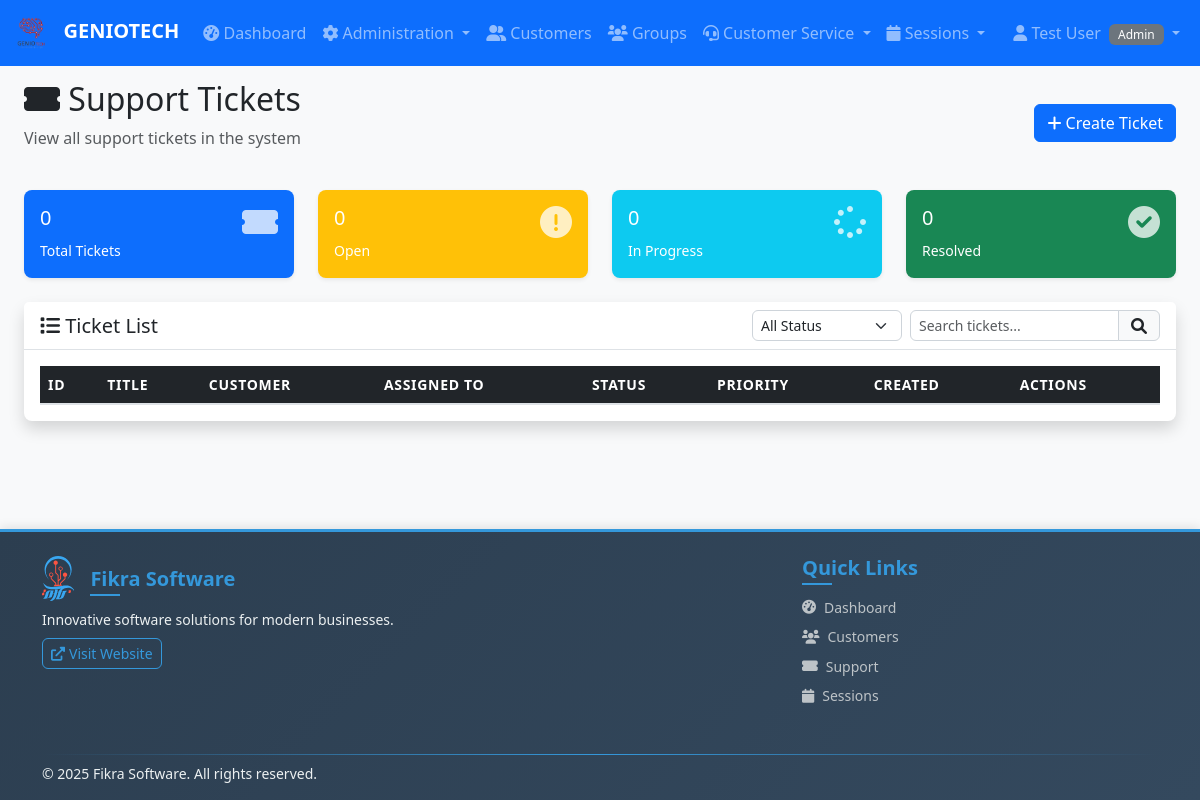
Page /tickets (signed in) on the committed database.
### app.py (models this page shows)
class User(UserMixin, db.Model):
    id = db.Column(db.Integer, primary_key=True)
    username = db.Column(db.String(80), unique=True, nullable=False)
    email = db.Column(db.String(120), unique=True, nullable=False)
    password_hash = db.Column(db.String(120), nullable=False)
    role = db.Column(db.String(20), nullable=False)  # admin, instructor, customer_service
    first_name = db.Column(db.String(50), nullable=False)
    last_name = db.Column(db.String(50), nullable=False)
    created_at = db.Column(db.DateTime, default=datetime.utcnow)
    is_active = db.Column(db.Boolean, default=True)

### app.py (the view, shortened to what this page needs)
@app.route('/tickets')
@login_required
def tickets():
    status_priority = {
        'urgent': 0,
        'open': 1,
        'in_progress': 2,
        'resolved': 3,
        'closed': 4
    }
    if current_user.role == 'customer_service':
        tickets_query = Ticket.query.filter_by(assigned_to_id=current_user.id)
    else:
        tickets_query = Ticket.query
    tickets = tickets_query.all()
    priority_order = {'urgent': 0, 'high': 1, 'medium': 2, 'low': 3}
    tickets.sort(key=lambda t: (
        status_priority.get(t.status, 5),  # Status priority (resolved/closed go to bottom)
        priority_order.get(t.priority, 4),  # Priority level
        -t.id  # Newer tickets first (negative for descending order)
    ))
    return render_template('tickets.html', tickets=tickets)

### app.py (called while the page is built)
@login_manager.user_loader
def load_user(user_id):
    return User.query.get(int(user_id))

### templates/tickets.html (shortened to what this page needs)
{% extends "base.html" %}
{% block content %}
<div class="container-fluid">
    <div class="row">
        <div class="col-12">
            <div class="d-flex justify-content-between align-items-center mb-4">
                <div>
                    <h2><i class="fas fa-ticket-alt"></i> Support Tickets</h2>
                    <p class="text-muted">
                        {% if current_user.role == 'customer_service' %}
                        Manage your assigned support tickets
                        {% else %}
                        View all support tickets in the system
                        {% endif %}
                    </p>
                </div>
                <a href="{{ url_for('add_ticket') }}" class="btn btn-primary">
                    <i class="fas fa-plus"></i> Create Ticket
                </a>
            </div>
        </div>
    </div>
    <div class="row mb-4">
        <div class="col-md-3">
            <div class="card bg-primary text-white">
                <div class="card-body">
                    <div class="d-flex justify-content-between">
                        <div>
                            <h5>{{ tickets|length }}</h5>
                            <small>Total Tickets</small>
                        </div>
                        <i class="fas fa-ticket-alt fa-2x opacity-75"></i>
                    </div>
                </div>
            </div>
        </div>
        <div class="col-md-3">
            <div class="card bg-warning text-white">
                <div class="card-body">
                    <div class="d-flex justify-content-between">
                        <div>
                            <h5>{{ tickets|selectattr('status', 'eq', 'open')|list|length }}</h5>
                            <small>Open</small>
                        </div>
                        <i class="fas fa-exclamation-circle fa-2x opacity-75"></i>
                    </div>
                </div>
            </div>
        </div>
        <div class="col-md-3">
            <div class="card bg-info text-white">
                <div class="card-body">
                    <div class="d-flex justify-content-between">
                        <div>
                            <h5>{{ tickets|selectattr('status', 'eq', 'in_progress')|list|length }}</h5>
                            <small>In Progress</small>
                        </div>
                        <i class="fas fa-spinner fa-2x opacity-75"></i>
                    </div>
                </div>
            </div>
        </div>
        <div class="col-md-3">
            <div class="card bg-success text-white">
                <div class="card-body">
                    <div class="d-flex justify-content-between">
                        <div>
                            <h5>{{ tickets|selectattr('status', 'eq', 'resolved')|list|length }}</h5>
                            <small>Resolved</small>
                        </div>
                        <i class="fas fa-check-circle fa-2x opacity-75"></i>
                    </div>
                </div>
            </div>
        </div>
    </div>
    <div class="row">
        <div class="col-12">
            <div class="card shadow">
                <div class="card-header">
                    <div class="d-flex justify-content-between align-items-center">
                        <h5 class="card-title mb-0"><i class="fas fa-list"></i> Ticket List</h5>
                        <div class="d-flex gap-2">
                            <select class="form-select form-select-sm" id="statusFilter" style="width: 150px;">
                                <option value="">All Status</option>
                            </select>
                            <div class="input-group" style="width: 250px;">
                                <input type="text" class="form-control form-control-sm" id="searchInput"
                                    placeholder="Search tickets...">
                                <span class="input-group-text"><i class="fas fa-search"></i></span>
                            </div>
                        </div>
                    </div>
                </div>
                <div class="card-body">
                    <div class="table-responsive">
                        <table class="table table-striped table-hover" id="ticketsTable">
                            <thead class="table-dark">
                                <tr>
                                    <th>ID</th>
                                    <th>Title</th>
                                    <th>Customer</th>
                                    <th>Assigned To</th>
                                    <th>Status</th>
                                    <th>Priority</th>
                                    <th>Created</th>
                                    <th>Actions</th>
                                </tr>
                            </thead>
                        </table>
                    </div>
                </div>
            </div>
        </div>
    </div>
</div>
{% endblock %}

### templates/base.html (shortened to what this page needs)
<!DOCTYPE html>
<html lang="en">
<head>
    <link href="https://cdn.jsdelivr.net/npm/bootstrap@5.3.0/dist/css/bootstrap.min.css" rel="stylesheet">
    <link href="https://cdnjs.cloudflare.com/ajax/libs/font-awesome/6.0.0/css/all.min.css" rel="stylesheet">
    <link href="{{ url_for('static', filename='css/style.css') }}" rel="stylesheet">
</head>
<body>
    {% if current_user.is_authenticated %}
    <nav class="navbar navbar-expand-lg navbar-dark bg-primary">
        <div class="container-fluid">
            <a class="navbar-brand" href="{{ url_for('dashboard') }}">
                <img src="{{ url_for('static', filename='images/GENIOTECH.png') }}" alt="GENIO TECH" height="40"
                    class="me-2">
                GENIOTECH
            </a>
            <div class="collapse navbar-collapse" id="navbarNav">
                <ul class="navbar-nav me-auto">
                    <li class="nav-item">
                        <a class="nav-link" href="{{ url_for('dashboard') }}">
                            <i class="fas fa-tachometer-alt"></i> Dashboard
                        </a>
                    </li>
                    {% if current_user.role == 'admin' %}
                    <li class="nav-item dropdown">
                        <a class="nav-link dropdown-toggle" href="#" role="button" data-bs-toggle="dropdown">
                            <i class="fas fa-cog"></i> Administration
                        </a>
                    </li>
                    {% endif %}
                    {% if current_user.role != 'instructor' %}
                    <li class="nav-item">
                        <a class="nav-link" href="{{ url_for('customers') }}">
                            <i class="fas fa-user-friends"></i> Customers
                        </a>
                    </li>
                    {% endif %}
                    <li class="nav-item">
                        <a class="nav-link" href="{{ url_for('groups') }}">
                            <i class="fas fa-users"></i> Groups
                        </a>
                    </li>
                    {% if current_user.role in ['customer_service', 'admin'] %}
                    <li class="nav-item dropdown">
                        <a class="nav-link dropdown-toggle" href="#" role="button" data-bs-toggle="dropdown">
                            <i class="fas fa-headset"></i> Customer Service
                        </a>
                    </li>
                    {% endif %}
                    {% if current_user.role in ['instructor', 'admin'] %}
                    <li class="nav-item dropdown">
                        <a class="nav-link dropdown-toggle" href="#" role="button" data-bs-toggle="dropdown">
                            <i class="fas fa-calendar"></i> Sessions
                        </a>
                    </li>
                    {% endif %}
                </ul>
                <ul class="navbar-nav">
                    <li class="nav-item dropdown">
                        <a class="nav-link dropdown-toggle" href="#" role="button" data-bs-toggle="dropdown">
                            <i class="fas fa-user"></i> {{ current_user.first_name }} {{ current_user.last_name }}
                            <span class="badge bg-secondary ms-1">{{ current_user.role.title() }}</span>
                        </a>
                    </li>
                </ul>
            </div>
        </div>
    </nav>
    {% endif %}
    <main class="{% if current_user.is_authenticated %}container-fluid mt-4{% endif %}">
        {% block content %}{% endblock %}
    </main>
    <footer class="footer">
        <div class="container">
            <div class="row justify-content-between">
                <div class="col-lg-6 col-md-6 mb-3">
                    <div class="d-flex align-items-center mb-2">
                        <h5 class="mb-0">Fikra Software</h5>
                    </div>
                    <p class="mb-2">Innovative software solutions for modern businesses.</p>
                    <a href="https://fikra.solutions/" target="_blank" class="btn btn-outline-primary btn-sm">
                        <i class="fas fa-external-link-alt me-1"></i> Visit Website
                    </a>
                </div>
                <div class="col-lg-4 col-md-6 mb-3">
                    <h5>Quick Links</h5>
                    <ul class="list-unstyled">
                        <li class="mb-2"><a
                                href="{{ url_for('dashboard') if current_user.is_authenticated else url_for('login') }}"><i
                                    class="fas fa-tachometer-alt me-2"></i>Dashboard</a></li>
                        {% if not current_user.is_authenticated or current_user.role != 'instructor' %}
                        <li class="mb-2"><a
                                href="{{ url_for('customers') if current_user.is_authenticated else '#' }}"><i
                                    class="fas fa-users me-2"></i>Customers</a></li>
                        {% endif %}
                        <li class="mb-2"><a href="{{ url_for('tickets') if current_user.is_authenticated else '#' }}"><i
                                    class="fas fa-ticket-alt me-2"></i>Support</a></li>
                        <li class="mb-2"><a
                                href="{{ url_for('sessions') if current_user.is_authenticated else '#' }}"><i
                                    class="fas fa-calendar me-2"></i>Sessions</a></li>
                    </ul>
                </div>
            </div>
            <div class="footer-divider"></div>
            <div class="row align-items-center">
                <div class="col-md-8">
                    <p class="mb-0">© <span id="current-year"></span> Fikra Software. All rights reserved.</p>
                </div>
            </div>
        </div>
    </footer>
</body>
</html>

### static/css/style.css (style rules this page uses)
body { font-family: "Segoe UI", Tahoma, Geneva, Verdana, sans-serif; background-color: #f8f9fa; }
.navbar-brand { font-weight: bold; font-size: 1.25rem; }
.navbar-nav .nav-link { font-weight: 500; transition: color 0.2s ease; }
.card { border: none; border-radius: 0.5rem; box-shadow: 0 0.125rem 0.25rem rgba(0, 0, 0, 0.075); transition: all 0.15s ease-in-out; }
.card-header { background-color: #fff; border-bottom: 1px solid #dee2e6; font-weight: 600; }
.btn { border-radius: 0.375rem; font-weight: 500; transition: all 0.15s ease-in-out; }
.table { margin-bottom: 0; }
.table thead th { border-top: none; border-bottom: 2px solid #dee2e6; font-weight: 600; text-transform: uppercase; font-size: 0.875rem; letter-spacing: 0.05em; }
.form-control, .form-select { border-radius: 0.375rem; border: 1px solid #ced4da; transition: border-color 0.15s ease-in-out, box-shadow 0.15s ease-in-out; }
.input-group-text { background-color: #f8f9fa; border: 1px solid #ced4da; }
.badge { font-size: 0.75em; font-weight: 500; padding: 0.375em 0.75em; }
.footer { background: linear-gradient(135deg, #2c3e50 0%, #34495e 100%); color: #ecf0f1; font-size: 0.875rem; box-shadow: 0 -2px 10px rgba(0, 0, 0, 0.1); }
.footer h5 { color: #3498db; font-weight: 600; margin-bottom: 1rem; position: relative; }
.footer h5::after { content: ""; position: absolute; bottom: -5px; left: 0; width: 30px; height: 2px; background: #3498db; }
.footer .fikra-logo { height: 45px; width: auto; transition: transform 0.3s ease, filter 0.3s ease; filter: brightness(1.1); }
.footer a { text-decoration: none; color: #bdc3c7; transition: all 0.3s ease; display: inline-flex; align-items: center; }
.footer .btn-outline-primary { border-color: #3498db; color: #3498db; transition: all 0.3s ease; }
.opacity-75 { opacity: 0.75; }

### templates/base.html (style rules this page uses)
body { padding-top: 56px; display: flex; flex-direction: column; min-height: 100vh; }
.navbar { position: fixed; top: 0; width: 100%; z-index: 1030; }
.footer { background-color: #2c3e50; color: #ecf0f1; margin-top: auto; padding: 1.5rem 0 1rem 0; border-top: 3px solid #3498db; }
.footer h5 { color: #3498db; font-weight: 600; margin-bottom: 1rem; }
.footer a { color: #bdc3c7; text-decoration: none; transition: color 0.3s ease; }
.fikra-logo { height: 32px; width: auto; transition: transform 0.3s ease; }
main { flex: 1; padding-bottom: 2rem; }
.footer-divider { height: 1px; background: linear-gradient(to right, transparent, #3498db, transparent); margin: 1rem 0 0.5rem 0; }

### rows in the picture
User: first_name "Test", last_name "User", role "Admin"

### other values in the picture
{{ tickets|length }} "0"
{{ tickets|selectattr('status', 'eq', 'open')|list|length }} "0"
{{ tickets|selectattr('status', 'eq', 'in_progress')|list|length }} "0"
{{ tickets|selectattr('status', 'eq', 'resolved')|list|length }} "0"
